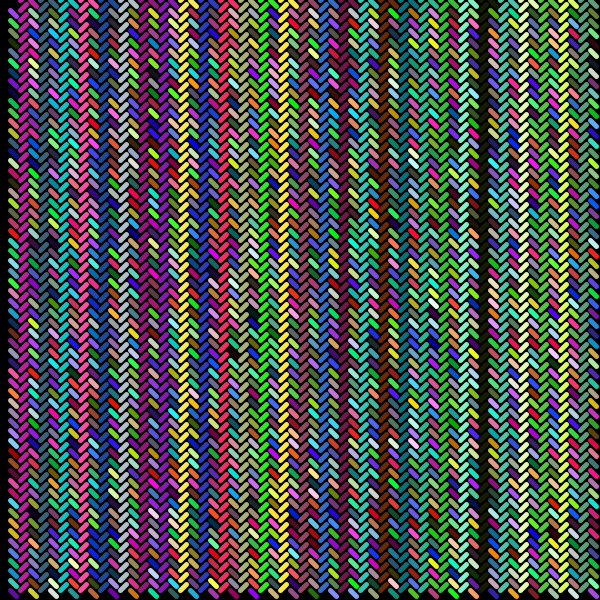
Frame 1 (no input)
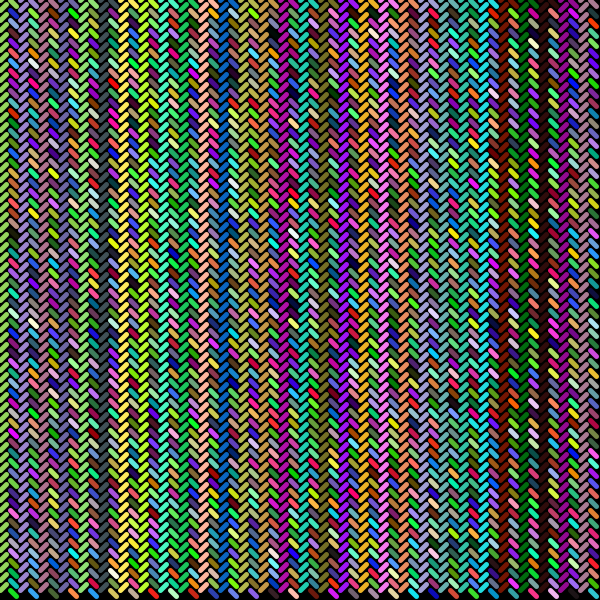
Frame 60 (the mouse pressed at the canvas centre just before this capture)
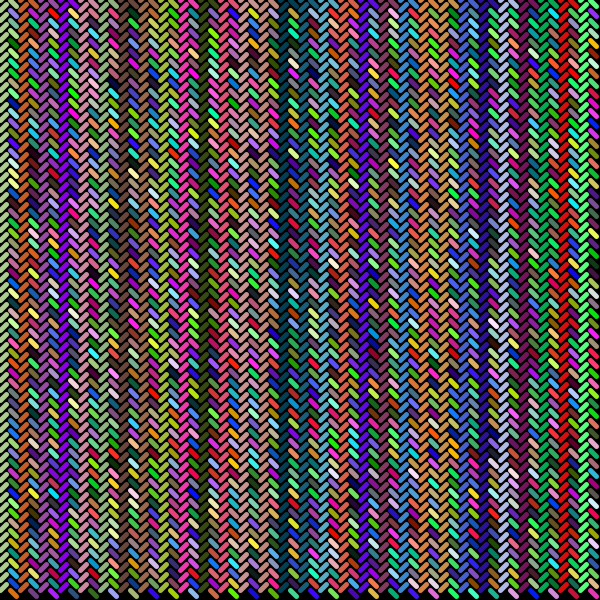
Frame 120 (the mouse held since frame 60 and released just before this capture)

The Processing sketch that drew these frames (run headless with seeded random() and noise(); from frame 60 on, the mouse is pressed at the canvas centre):

// Processing sketch: processing_40878
// ── processing_40878.pde

void setup (){
  size (600,600);
  smooth();
  background(0);
}

void draw(){
   background(0);
  for(int x = 0; x < width; x+=10){
    for(int y = 0; y < height; y+=10){
   if((x % 20) == 0){
     line(x,y,x+6,y-6);
   } else {
     line(x,y,x+6,y+6);
     
   stroke(random(255), random(255), random(255));
   strokeWeight(5);
   if (mouseX > 300){
     stroke (random(255), random (0,100), random(255));
     if (mouseY < 300){
   stroke (random(0,100), random(255), random(255));     
   if (mouseX > mouseY){
     stroke (random(255), random (255), random(0,100));
   if(mouseX < 100){
stroke(random(255), random(0,150), random(150,255));

   }
 }
   }
 }
   }
    }
  }
}
